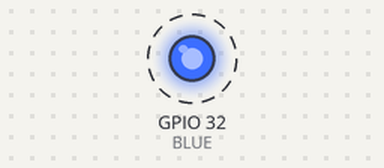
Bench run of a sketch on a simulated ESP32. Shown: output pins drawn as LEDs (lit = HIGH). Dashed ring = blinking.

Above: at 0.2 s.
Timing chart, 0 to 3.0 s (numbered marks = the images above):
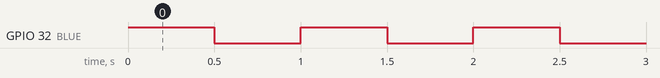

Measured:
- by itself, GPIO 32 (BLUE): alternates HIGH for 0.50 s and LOW for 0.50 s

The sketch:

L_tika.ino
```cpp
# define BLUE 32

void setup() {
  pinMode(BLUE, OUTPUT);
}

void loop() {
  digitalWrite(BLUE, HIGH);
  delay(500);
  digitalWrite(BLUE, LOW);
  delay(500);
}
```
